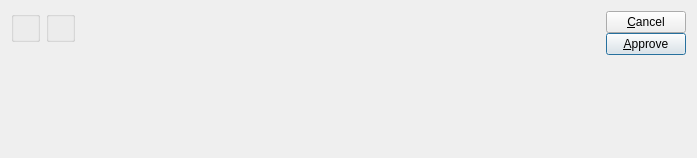
<?xml version="1.0" encoding="UTF-8"?>
<ui version="4.0">
 <comment>This file is part of the xTuple ERP: PostBooks Edition, a free and
open source Enterprise Resource Planning software suite,
Copyright (c) 1999-2018 by OpenMFG LLC, d/b/a xTuple.
It is licensed to you under the Common Public Attribution License
version 1.0, the full text of which (including xTuple-specific Exhibits)
is available at www.xtuple.com/CPAL.  By using this software, you agree
to be bound by its terms.</comment>
 <class>selectShippedOrders</class>
 <widget class="QDialog" name="selectShippedOrders">
  <property name="geometry">
   <rect>
    <x>0</x>
    <y>0</y>
    <width>697</width>
    <height>158</height>
   </rect>
  </property>
  <property name="windowTitle">
   <string>Approve Shipped Orders for Billing</string>
  </property>
  <layout class="QGridLayout" name="gridLayout">
   <item row="0" column="0">
    <layout class="QHBoxLayout" name="horizontalLayout_2">
     <item>
      <layout class="QVBoxLayout" name="verticalLayout">
       <item>
        <layout class="QHBoxLayout" name="horizontalLayout">
         <item>
          <widget class="ParameterGroup" name="_customerType">
           <property name="title">
            <string/>
           </property>
           <property name="fixedSize">
            <bool>false</bool>
           </property>
          </widget>
         </item>
         <item>
          <widget class="WarehouseGroup" name="_warehouse">
           <property name="title">
            <string/>
           </property>
           <property name="fixedSize">
            <bool>false</bool>
           </property>
          </widget>
         </item>
        </layout>
       </item>
       <item>
        <spacer name="Spacer50">
         <property name="orientation">
          <enum>Qt::Vertical</enum>
         </property>
         <property name="sizeType">
          <enum>QSizePolicy::Expanding</enum>
         </property>
         <property name="sizeHint" stdset="0">
          <size>
           <width>20</width>
           <height>0</height>
          </size>
         </property>
        </spacer>
       </item>
      </layout>
     </item>
     <item>
      <spacer name="horizontalSpacer">
       <property name="orientation">
        <enum>Qt::Horizontal</enum>
       </property>
       <property name="sizeHint" stdset="0">
        <size>
         <width>0</width>
         <height>20</height>
        </size>
       </property>
      </spacer>
     </item>
     <item>
      <layout class="QVBoxLayout">
       <property name="spacing">
        <number>0</number>
       </property>
       <item>
        <layout class="QVBoxLayout">
         <property name="spacing">
          <number>0</number>
         </property>
         <item>
          <widget class="QPushButton" name="_close">
           <property name="text">
            <string>&amp;Cancel</string>
           </property>
          </widget>
         </item>
         <item>
          <widget class="QPushButton" name="_select">
           <property name="text">
            <string>&amp;Approve</string>
           </property>
           <property name="autoDefault">
            <bool>true</bool>
           </property>
           <property name="default">
            <bool>true</bool>
           </property>
          </widget>
         </item>
        </layout>
       </item>
       <item>
        <spacer name="Spacer52">
         <property name="orientation">
          <enum>Qt::Vertical</enum>
         </property>
         <property name="sizeType">
          <enum>QSizePolicy::Expanding</enum>
         </property>
         <property name="sizeHint" stdset="0">
          <size>
           <width>20</width>
           <height>20</height>
          </size>
         </property>
        </spacer>
       </item>
      </layout>
     </item>
    </layout>
   </item>
  </layout>
 </widget>
 <layoutdefault spacing="6" margin="11"/>
 <customwidgets>
  <customwidget>
   <class>ParameterGroup</class>
   <extends>QGroupBox</extends>
   <header>parametergroup.h</header>
   <container>1</container>
  </customwidget>
  <customwidget>
   <class>WarehouseGroup</class>
   <extends>QGroupBox</extends>
   <header>warehousegroup.h</header>
   <container>1</container>
  </customwidget>
 </customwidgets>
 <tabstops>
  <tabstop>_customerType</tabstop>
  <tabstop>_warehouse</tabstop>
  <tabstop>_select</tabstop>
  <tabstop>_close</tabstop>
 </tabstops>
 <resources/>
 <connections>
  <connection>
   <sender>_close</sender>
   <signal>clicked()</signal>
   <receiver>selectShippedOrders</receiver>
   <slot>reject()</slot>
   <hints>
    <hint type="sourcelabel">
     <x>20</x>
     <y>20</y>
    </hint>
    <hint type="destinationlabel">
     <x>20</x>
     <y>20</y>
    </hint>
   </hints>
  </connection>
 </connections>
</ui>
